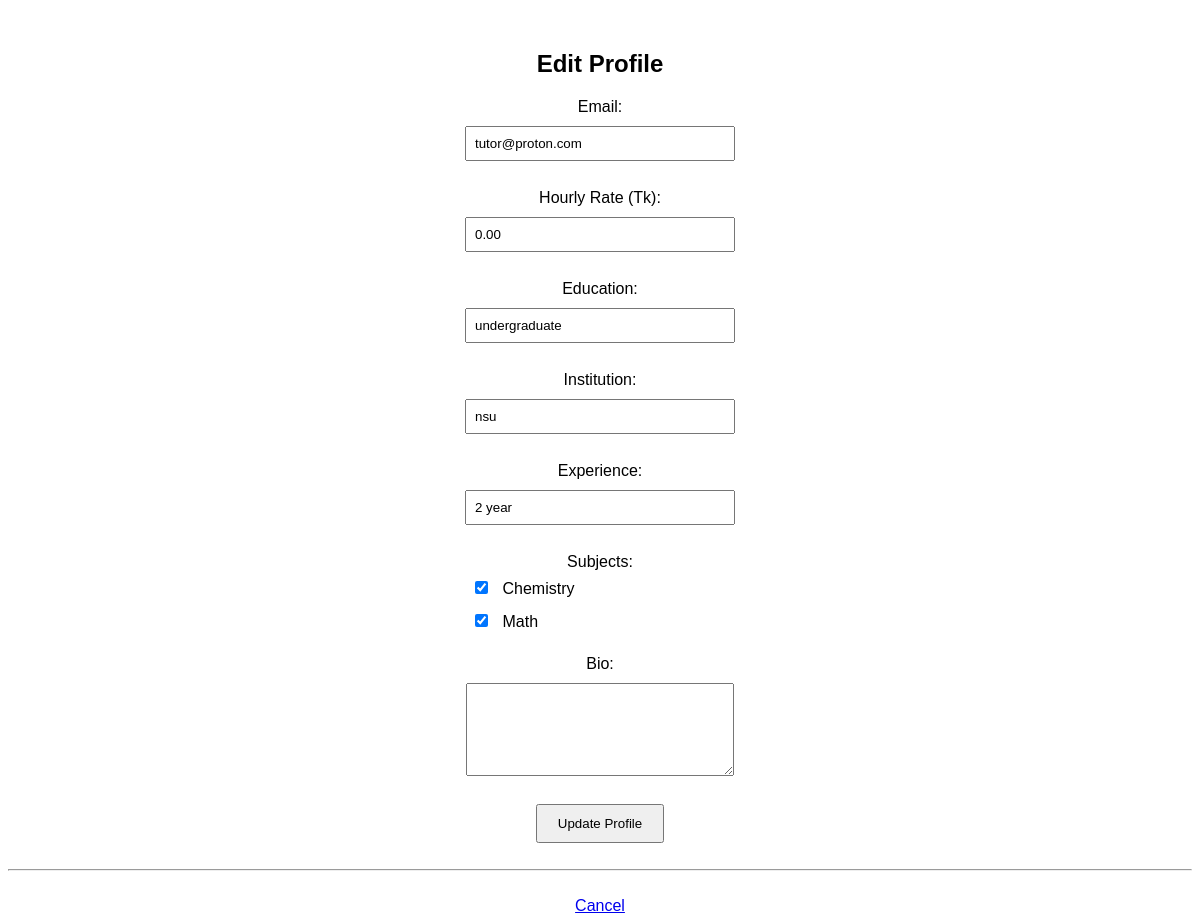
Page /View/vw_tutor/v_tutor_edit_profile.php (signed in) on the committed database.
### tables this page shows
CREATE TABLE `tutor_profiles` (
  `profile_id` int(11) NOT NULL,
  `user_id` int(11) NOT NULL,
  `education_background` varchar(255) DEFAULT NULL,
  `institution` varchar(255) DEFAULT NULL,
  `experience` varchar(50) DEFAULT NULL,
  `subjects` varchar(255) DEFAULT NULL,
  `short_bio` text DEFAULT NULL,
  `hourly_rate` decimal(10,2) DEFAULT 0.00
);

CREATE TABLE `users` (
  `id` int(11) NOT NULL,
  `username` varchar(50) NOT NULL,
  `password` varchar(255) NOT NULL,
  `email` varchar(100) NOT NULL,
  `role` enum('admin','tutor','student-guardian') NOT NULL,
  `status` varchar(10) NOT NULL DEFAULT 'active'
);

CREATE TABLE `subjects` (
  `id` int(11) NOT NULL,
  `subject_name` varchar(100) NOT NULL
);

### Model/m_profiles.php (called while the page is built, shortened)
<?php
function getTutorData($user_id) {
    $conn = dbConnect();
    $sql = "SELECT u.username, u.email, t.* FROM users u
            JOIN tutor_profiles t ON u.id = t.user_id
            WHERE u.id = '$user_id'";
    $result = mysqli_query($conn, $sql);
    return mysqli_fetch_assoc($result);
}
function getAllSubjects() {
    $conn = dbConnect();
    $sql = "SELECT * FROM subjects ORDER BY subject_name ASC";
    $result = mysqli_query($conn, $sql);
    $subjects = [];
    while($row = mysqli_fetch_assoc($result)) {
        $subjects[] = $row;
    }
    return $subjects;
}
?>

### View/vw_tutor/v_tutor_edit_profile.php (the view, shortened to what this page needs)
<?php
require_once("../../Model/m_profiles.php");
$data = getTutorData($_SESSION['user_id']);
$allSubjects = getAllSubjects();
$mySubjects = explode(", ", $data['subjects']);
?>
<!DOCTYPE html>
<html>
<head>
    <link rel="stylesheet" href="../v_css/common.css">
</head>
<body>
    <h2>Edit Profile</h2>
    <form action="../../Controller/c_profiles.php" method="POST">
        <label>Email:</label>
        <input type="email" name="email" value="<?php echo $data['email']; ?>" required><br>
        <label>Hourly Rate (Tk):</label>
        <input type="number" name="hourly_rate" value="<?php echo $data['hourly_rate']; ?>" required><br>
        <label>Education:</label>
        <input type="text" name="education_background" value="<?php echo $data['education_background']; ?>" required><br>
        <label>Institution:</label>
        <input type="text" name="institution" value="<?php echo $data['institution']; ?>" required><br>
        <label>Experience:</label>
        <input type="text" name="experience" value="<?php echo $data['experience']; ?>" required><br>
        <label>Subjects:</label>
        <div class="checkbox-group">
            <?php foreach($allSubjects as $sub): ?>
                <?php
                    $checked = in_array($sub['subject_name'], $mySubjects) ? "checked" : "";
                ?>
                <input type="checkbox" name="subjects[]" value="<?php echo $sub['subject_name']; ?>" <?php echo $checked; ?>>
                <label><?php echo $sub['subject_name']; ?></label><br>
            <?php endforeach; ?>
        </div>
        <br>
        <label>Bio:</label><br>
        <textarea name="short_bio" rows="5" cols="40"><?php echo $data['short_bio']; ?></textarea><br>
        <button type="submit" name="update_tutor">Update Profile</button>
    </form>
    <br><hr><br>
    <a href="v_tutor_profile.php">Cancel</a>
</body>
</html>

### View/v_css/common.css (style rules this page uses)
body { font-family: sans-serif; text-align: center; margin-top: 50px; }
input, select, textarea { display: block; margin: 10px auto; padding: 8px; width: 250px; }
button { padding: 10px 20px; cursor: pointer; }

### View/vw_tutor/v_tutor_edit_profile.php (style rules this page uses)
.checkbox-group { text-align: left; width: 250px; margin: 0 auto; }
.checkbox-group label { display: inline-block; width: auto; font-weight: normal; }
.checkbox-group input { display: inline-block; width: auto; margin-right: 10px; }

### rows in the picture
tutor_profiles: email "tutor@proton.com", hourly_rate "0.00", education_background "undergraduate", institution "nsu", experience "2 year"
subjects: subject_name "Chemistry"
subjects: subject_name "Math"
